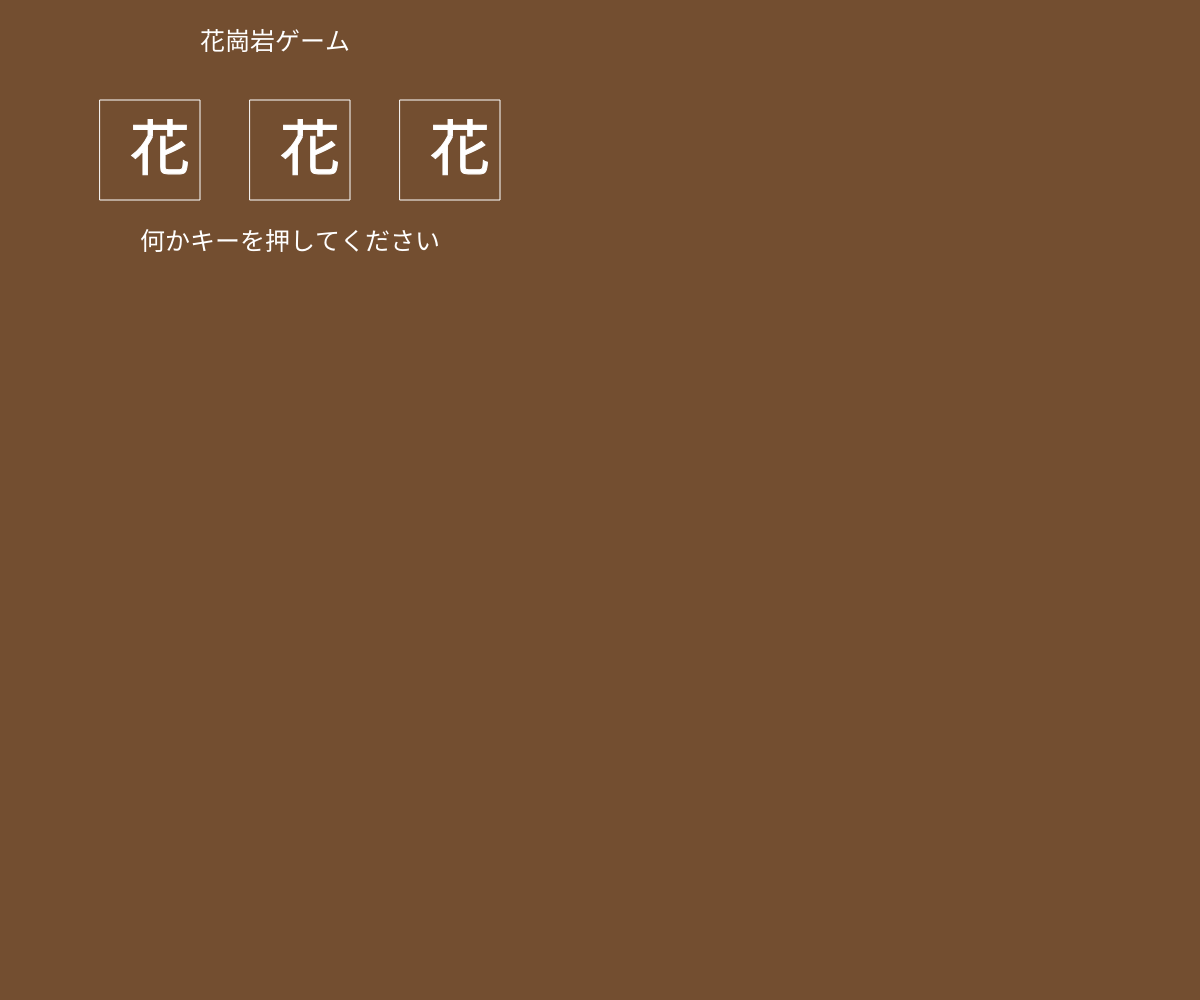
Frame 1 (no input)
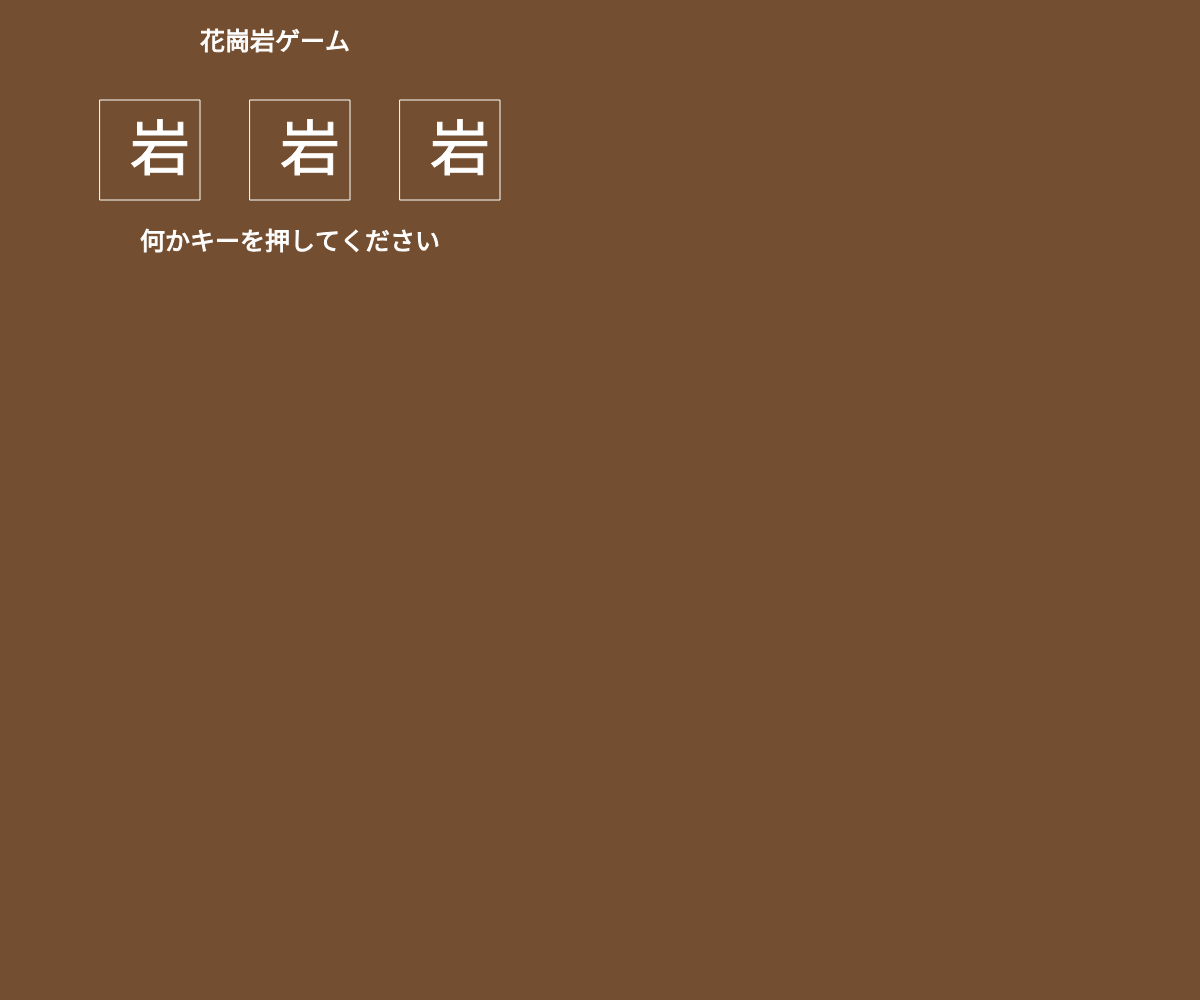
Frame 60 (no input)
Frame 120 (the mouse pressed at the canvas centre since frame 60): identical to frame 60, image omitted

The p5.js sketch that drew these frames (run headless with seeded random() and noise() and a simulated clock; from frame 60 on, the mouse is pressed at the canvas centre):

// p5.js sketch
// ── sketch.js
// 最終課題を制作しよう
let charset= ["花","崗","岩"];
let a=[];
let b=[];
let c=[];
let turn = 0;
let pc =0;
let n1;
let n2;
let n3;
let hit =0;



function setup(){
  createCanvas(windowWidth, windowHeight);
cardMake();
}

function draw(){
  background(115, 78, 48);
  textSize(25);
  fill(255);
text("花崗岩ゲーム",200,50);
text("何かキーを押してください",140,250);
stroke(255);
noFill();
rect(100,100,100,100);
rect(250,100,100,100);
rect(400,100,100,100);

numberDisp();

}
  function numberDisp(){
textSize(60);
fill(255);
if(pc==0){
text(charset[turn],130,170);
text(charset[turn],280,170);
text(charset[turn],430,170);
}
if(pc==1){
text(charset[n1],130,170);
text(charset[turn],280,170);
text(charset[turn],430,170);
}
if(pc==2){
text(charset[n1],130,170);
text(charset[n2],280,170);
text(charset[turn],430,170);
}
if(pc==3){
text(charset[n1],130,170);
text(charset[n2],280,170);
text(charset[n3],430,170);
}

if(hit==1){
  text("君は花崗岩マスターだ！",140,350);
}
turn=turn+1;

if(turn==3){turn=0;}}

function cardMake(){
  for(let i= 0; i<3; i++){
    a[i]=i;
    b[i]=i;
    c[i]=i;
  }
}

function keyPressed(){
  if(pc==0){
    n1=a[turn];
  }
  if(pc==1){
    n2=b[turn];
  }
  if(pc==2){
    n3=c[turn];
  }
  pc=pc+1;
  if(pc==3){
    judge();
  }
  if(pc==4){
    pc=0;
  }
}
function judge(){
  if(n1==0&& n2==1 && n3==2){
    hit=1;
  }
}

function windowResized(){
  resizeCanvas(windowWidth, windowHeight);
}
